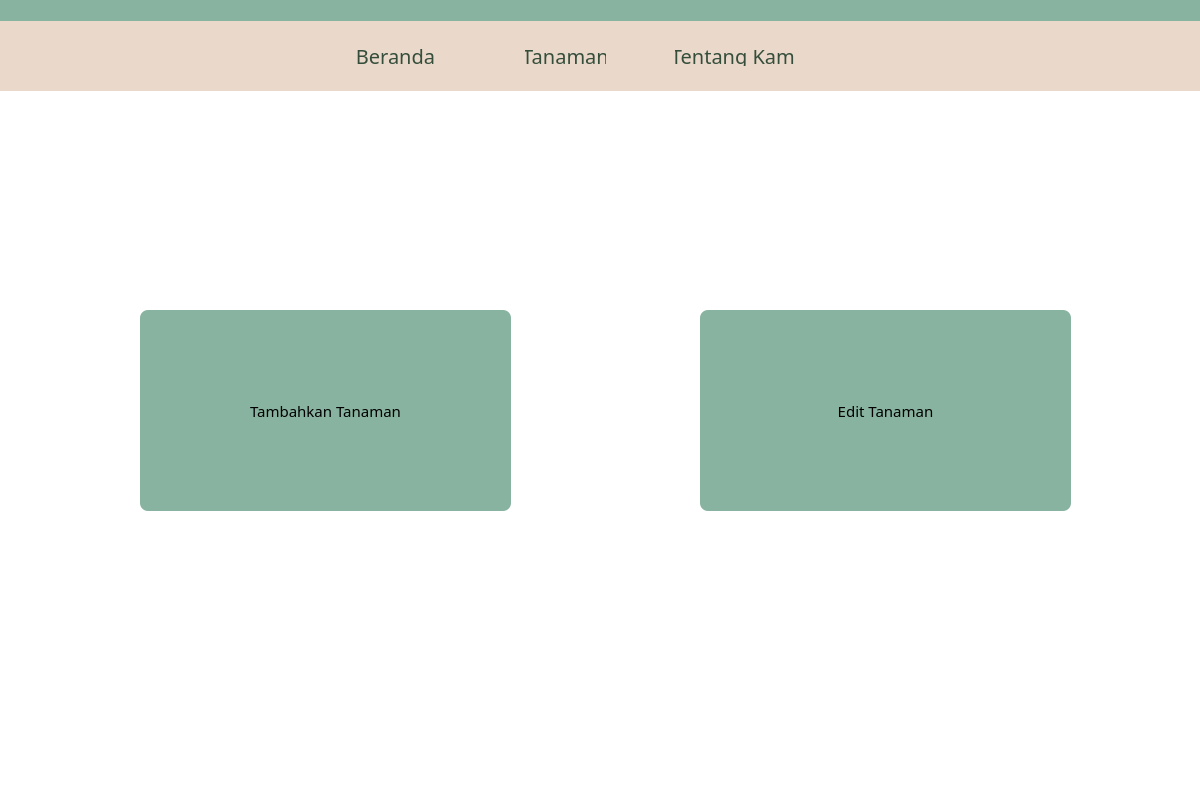
<?xml version="1.0" encoding="UTF-8"?>
<ui version="4.0">
 <class>Dialog</class>
 <widget class="QDialog" name="Dialog">
  <property name="geometry">
   <rect>
    <x>0</x>
    <y>0</y>
    <width>1200</width>
    <height>800</height>
   </rect>
  </property>
  <property name="minimumSize">
   <size>
    <width>1200</width>
    <height>800</height>
   </size>
  </property>
  <property name="maximumSize">
   <size>
    <width>1200</width>
    <height>800</height>
   </size>
  </property>
  <property name="windowTitle">
   <string>Dialog</string>
  </property>
  <widget class="QWidget" name="bgwidget" native="true">
   <property name="enabled">
    <bool>true</bool>
   </property>
   <property name="geometry">
    <rect>
     <x>0</x>
     <y>0</y>
     <width>1200</width>
     <height>800</height>
    </rect>
   </property>
   <property name="minimumSize">
    <size>
     <width>1200</width>
     <height>800</height>
    </size>
   </property>
   <property name="maximumSize">
    <size>
     <width>1200</width>
     <height>800</height>
    </size>
   </property>
   <property name="autoFillBackground">
    <bool>false</bool>
   </property>
   <property name="styleSheet">
    <string notr="true">QWidget#bgwidget{
background-color: white;}</string>
   </property>
   <widget class="QFrame" name="navbar">
    <property name="geometry">
     <rect>
      <x>0</x>
      <y>0</y>
      <width>1211</width>
      <height>91</height>
     </rect>
    </property>
    <property name="styleSheet">
     <string notr="true">QFrame#navbar{
	background-color: rgb(234, 216, 202);
   
    border-style: outset;
    padding: 5px;
}</string>
    </property>
    <property name="frameShape">
     <enum>QFrame::StyledPanel</enum>
    </property>
    <property name="frameShadow">
     <enum>QFrame::Raised</enum>
    </property>
    <widget class="QFrame" name="frame_2">
     <property name="geometry">
      <rect>
       <x>-10</x>
       <y>-30</y>
       <width>1211</width>
       <height>51</height>
      </rect>
     </property>
     <property name="styleSheet">
      <string notr="true">QFrame#frame_2{
	background-color: rgb(136, 179, 160);
   
    border-style: outset;
    padding: 5px;
}</string>
     </property>
     <property name="frameShape">
      <enum>QFrame::StyledPanel</enum>
     </property>
     <property name="frameShadow">
      <enum>QFrame::Raised</enum>
     </property>
    </widget>
    <widget class="QLabel" name="Logo">
     <property name="geometry">
      <rect>
       <x>0</x>
       <y>0</y>
       <width>281</width>
       <height>121</height>
      </rect>
     </property>
     <property name="styleSheet">
      <string notr="true">font: 87 26pt &quot;Sansita&quot;;
color : rgb(0, 0, 0) </string>
     </property>
     <property name="text">
      <string/>
     </property>
     <property name="pixmap">
      <pixmap>../../../../../../../../Downloads/1E284E92-8854-46D1-BC93-31B6BD0FC54D-removebg-preview 1.png</pixmap>
     </property>
     <property name="scaledContents">
      <bool>true</bool>
     </property>
     <property name="alignment">
      <set>Qt::AlignCenter</set>
     </property>
    </widget>
    <widget class="QPushButton" name="berandaButton">
     <property name="geometry">
      <rect>
       <x>350</x>
       <y>40</y>
       <width>91</width>
       <height>31</height>
      </rect>
     </property>
     <property name="font">
      <font>
       <family>Sansita</family>
       <pointsize>15</pointsize>
      </font>
     </property>
     <property name="styleSheet">
      <string notr="true">QPushButton {
    border: 0px solid #555;
    border-radius: 15px;
    border-style: outset;
    padding: 5px;
	color : rgb(53, 78, 59);
    background-color :  rgb(234, 216, 202);
    }

QPushButton:hover {
	color : white;
    }</string>
     </property>
     <property name="text">
      <string>Beranda</string>
     </property>
     <property name="checkable">
      <bool>false</bool>
     </property>
    </widget>
    <widget class="QPushButton" name="tanamanButton">
     <property name="geometry">
      <rect>
       <x>520</x>
       <y>40</y>
       <width>91</width>
       <height>31</height>
      </rect>
     </property>
     <property name="font">
      <font>
       <family>Sansita</family>
       <pointsize>15</pointsize>
      </font>
     </property>
     <property name="styleSheet">
      <string notr="true">QPushButton {
    border: 0px solid #555;
    border-radius: 15px;
    border-style: outset;
    padding: 5px;
	color :  rgb(53, 78, 59);
    background-color :  rgb(234, 216, 202);
    }

QPushButton:hover {
	color : white;
    }</string>
     </property>
     <property name="text">
      <string>Tanaman</string>
     </property>
     <property name="checkable">
      <bool>false</bool>
     </property>
    </widget>
    <widget class="QPushButton" name="aboutButton">
     <property name="geometry">
      <rect>
       <x>670</x>
       <y>40</y>
       <width>131</width>
       <height>31</height>
      </rect>
     </property>
     <property name="font">
      <font>
       <family>Sansita</family>
       <pointsize>15</pointsize>
      </font>
     </property>
     <property name="styleSheet">
      <string notr="true">QPushButton {
    border: 0px solid #555;
    border-radius: 15px;
    border-style: outset;
    padding: 5px;
	color : rgb(53, 78, 59);
    background-color :  rgb(234, 216, 202);
    }

QPushButton:hover {
	color : white;
    }</string>
     </property>
     <property name="text">
      <string>Tentang Kami</string>
     </property>
     <property name="checkable">
      <bool>false</bool>
     </property>
    </widget>
    <widget class="QLabel" name="search">
     <property name="geometry">
      <rect>
       <x>930</x>
       <y>40</y>
       <width>31</width>
       <height>31</height>
      </rect>
     </property>
     <property name="text">
      <string/>
     </property>
     <property name="pixmap">
      <pixmap>../../img/Search.png</pixmap>
     </property>
     <property name="scaledContents">
      <bool>true</bool>
     </property>
    </widget>
    <widget class="QLabel" name="account">
     <property name="geometry">
      <rect>
       <x>980</x>
       <y>35</y>
       <width>31</width>
       <height>41</height>
      </rect>
     </property>
     <property name="text">
      <string/>
     </property>
     <property name="pixmap">
      <pixmap>../../img/User.png</pixmap>
     </property>
     <property name="scaledContents">
      <bool>true</bool>
     </property>
    </widget>
    <widget class="QLabel" name="notification">
     <property name="geometry">
      <rect>
       <x>1030</x>
       <y>40</y>
       <width>31</width>
       <height>31</height>
      </rect>
     </property>
     <property name="text">
      <string/>
     </property>
     <property name="pixmap">
      <pixmap>../../img/Doorbell.png</pixmap>
     </property>
     <property name="scaledContents">
      <bool>true</bool>
     </property>
    </widget>
    <widget class="QLabel" name="keranjang">
     <property name="geometry">
      <rect>
       <x>1080</x>
       <y>30</y>
       <width>31</width>
       <height>51</height>
      </rect>
     </property>
     <property name="text">
      <string/>
     </property>
     <property name="pixmap">
      <pixmap>../../img/Shopping Cart.png</pixmap>
     </property>
     <property name="scaledContents">
      <bool>true</bool>
     </property>
    </widget>
   </widget>
   <widget class="QPushButton" name="addTanamanButton">
    <property name="geometry">
     <rect>
      <x>140</x>
      <y>310</y>
      <width>371</width>
      <height>201</height>
     </rect>
    </property>
    <property name="font">
     <font>
      <family>Sansita</family>
      <pointsize>11</pointsize>
     </font>
    </property>
    <property name="styleSheet">
     <string notr="true">QPushButton {
    border: 0px solid #555;
    border-radius: 8px;
    border-style: outset;
    padding: 5px;
	color : black;
    background-color : rgb(136, 179, 160);
    }

QPushButton:hover {
	color : white;
    background-color : rgb(85, 170, 127)
    }

QPushButton:pressed {
    border-style: inset;
    background: qradialgradient(
        cx: 0.4, cy: -0.1, fx: 0.4, fy: -0.1,
        radius: 1.35, stop: 0 #fff, stop: 1 #ddd
        );
    }</string>
    </property>
    <property name="text">
     <string>Tambahkan Tanaman</string>
    </property>
    <property name="checkable">
     <bool>false</bool>
    </property>
   </widget>
   <widget class="QPushButton" name="addTanamanButton_2">
    <property name="geometry">
     <rect>
      <x>700</x>
      <y>310</y>
      <width>371</width>
      <height>201</height>
     </rect>
    </property>
    <property name="font">
     <font>
      <family>Sansita</family>
      <pointsize>11</pointsize>
     </font>
    </property>
    <property name="styleSheet">
     <string notr="true">QPushButton {
    border: 0px solid #555;
    border-radius: 8px;
    border-style: outset;
    padding: 5px;
	color : black;
    background-color : rgb(136, 179, 160);
    }

QPushButton:hover {
	color : white;
    background-color : rgb(85, 170, 127)
    }

QPushButton:pressed {
    border-style: inset;
    background: qradialgradient(
        cx: 0.4, cy: -0.1, fx: 0.4, fy: -0.1,
        radius: 1.35, stop: 0 #fff, stop: 1 #ddd
        );
    }</string>
    </property>
    <property name="text">
     <string>Edit Tanaman</string>
    </property>
    <property name="checkable">
     <bool>false</bool>
    </property>
   </widget>
  </widget>
 </widget>
 <resources/>
 <connections/>
</ui>
